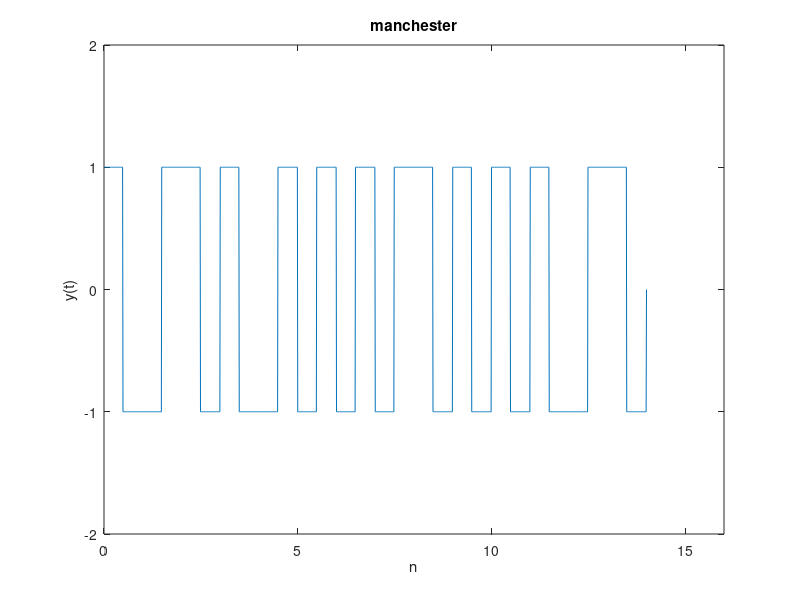

This figure's MATLAB source:
bits=[1 0 1 1 0 0 0 0 1 1 1 1 0 1]
n=100;
t=0:0.01:length(bits);
x = zeros(1,length(t));
for i=1:length(bits)
  if bits(i)==1
    x((i-1)*n+1:(i-1)*n+n/2) = 1;
    x((i-1)*n+n/2:i*n) = -1;
  else
    x((i-1)*n+1:(i-1)*n+n/2) = -1;
    x((i-1)*n+n/2:i*n) = 1;
  end
end
plot(t,x);
axis([0 16 -2 2])
xlabel('n');ylabel('y(t)');title('manchester');